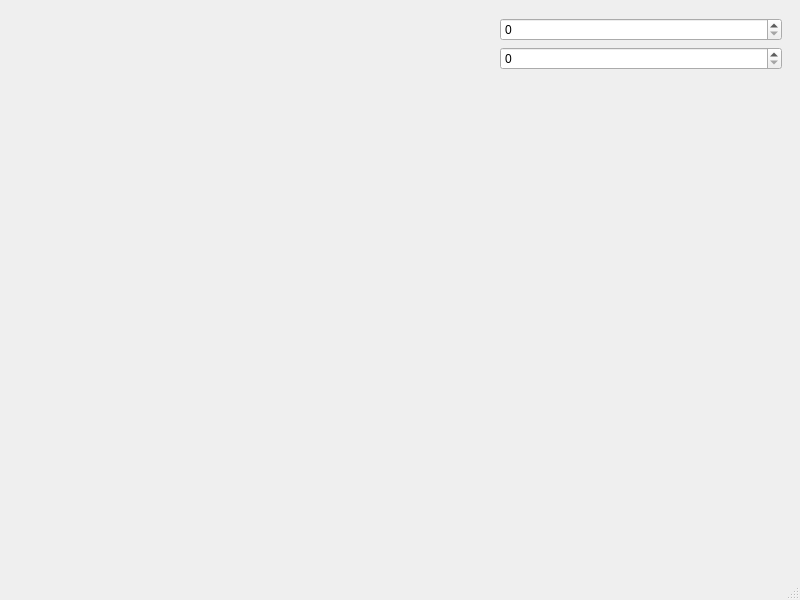
<?xml version="1.0" encoding="UTF-8"?>
<ui version="4.0">
 <class>MainWindow</class>
 <widget class="QMainWindow" name="MainWindow">
  <property name="geometry">
   <rect>
    <x>0</x>
    <y>0</y>
    <width>800</width>
    <height>600</height>
   </rect>
  </property>
  <property name="windowTitle">
   <string>Hypocycloid</string>
  </property>
  <widget class="QWidget" name="centralwidget">
   <layout class="QHBoxLayout" name="horizontalLayout">
    <item>
     <widget class="hypocycloid_widget" name="widget" native="true"/>
    </item>
    <item>
     <widget class="QWidget" name="widget_2" native="true">
      <property name="sizePolicy">
       <sizepolicy hsizetype="Preferred" vsizetype="Preferred">
        <horstretch>0</horstretch>
        <verstretch>0</verstretch>
       </sizepolicy>
      </property>
      <property name="maximumSize">
       <size>
        <width>300</width>
        <height>16777215</height>
       </size>
      </property>
      <layout class="QVBoxLayout" name="verticalLayout">
       <item>
        <widget class="QSpinBox" name="spinBox"/>
       </item>
       <item>
        <widget class="QSpinBox" name="spinBox_2"/>
       </item>
       <item>
        <spacer name="verticalSpacer">
         <property name="orientation">
          <enum>Qt::Vertical</enum>
         </property>
         <property name="sizeHint" stdset="0">
          <size>
           <width>20</width>
           <height>40</height>
          </size>
         </property>
        </spacer>
       </item>
      </layout>
     </widget>
    </item>
   </layout>
  </widget>
  <widget class="QMenuBar" name="menubar">
   <property name="geometry">
    <rect>
     <x>0</x>
     <y>0</y>
     <width>800</width>
     <height>30</height>
    </rect>
   </property>
  </widget>
  <widget class="QStatusBar" name="statusbar"/>
 </widget>
 <customwidgets>
  <customwidget>
   <class>hypocycloid_widget</class>
   <extends>QWidget</extends>
   <header>hypocycloid_widget.h</header>
   <container>1</container>
  </customwidget>
 </customwidgets>
 <resources/>
 <connections/>
</ui>
